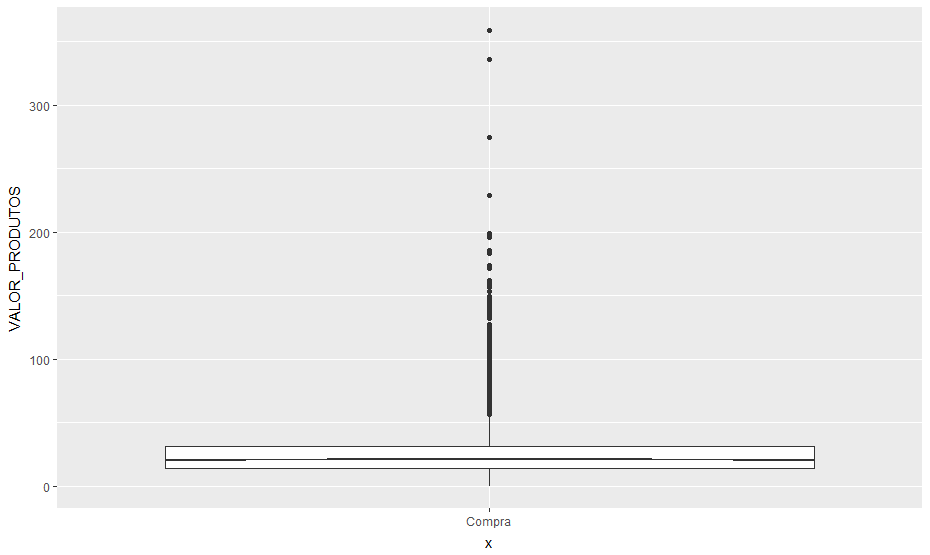

Here is the R script that generated this plot:
library(dplyr)
library(ggplot2)
library(scales)

app <- read.csv("aplicativo.csv", header=TRUE, sep=",")

# Tipos de dispositivos
dispositivos = app %>%
  group_by(VALOR_PRODUTOS)

print(dispositivos)

pie_disp = ggplot(dispositivos, aes(x="Compra", y=VALOR_PRODUTOS, fill=VALOR_PRODUTOS)) +
  geom_boxplot(notch=TRUE)

plot(pie_disp)
